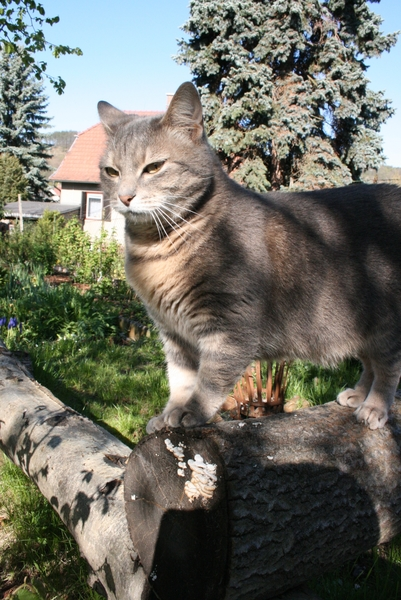
%> input picture images/cat00.jpg, 401 x 600 px
$ octave rgb_histogram_euqalization.m   (GNU Octave 9; MATLAB toolbox functions it lacks are replaced by stand-ins)
%> lines starting %> are read from the running program, lines starting %| are printed output that depends on the picture
%% Histogram equalization for color image.
close all
clear all
clc

%I = imread('autumn.tif');
I = imread('../images/cat00.jpg');
%> I is the input picture: size 600x401x3 uint8; mean R, G, B 110.6, 110.6, 99.9
Ihsv = rgb2hsv(I);
%> Ihsv: size 600x401x3 double; mean H, S, V 0.238, 0.241, 0.467
V = adapthisteq(Ihsv(:,:,3));
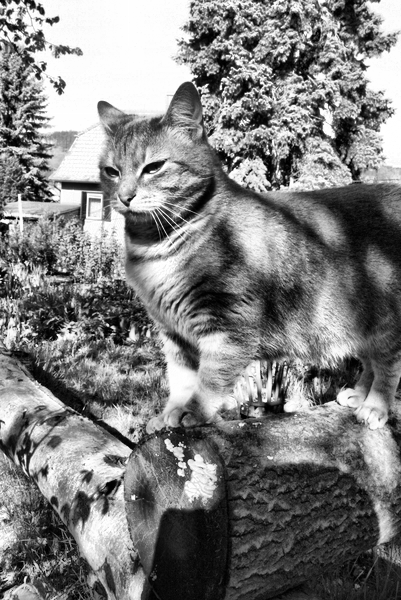
%> V: size 600x401 double; min 0, max 1, mean 0.499
Ihsv(:,:,3) = V;
%> Ihsv: size 600x401x3 double; mean H, S, V 0.238, 0.241, 0.499
Iout = hsv2rgb(Ihsv);
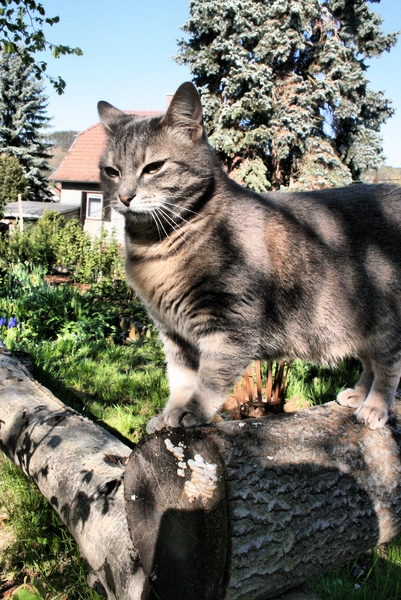
%> Iout: size 600x401x3 double; mean R, G, B 0.463, 0.464, 0.417
figure,
subplot(1,3,1); imshow(I);
subplot(1,3,2); imshow(Ihsv(:,:,3));
subplot(1,3,3); imshow(V);
figure,
subplot(1,2,1);imshow(I);
subplot(1,2,2);imshow(Iout);

$ run again, with images/head1.jpg copied over images/cat00.jpg
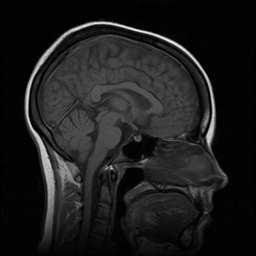
%> input picture images/head1.jpg, 256 x 256 px
%> I is the input picture: size 256x256x3 uint8; min 0, max 252, mean 29.1
%> `V = adapthisteq(Ihsv(:,:,3));`:
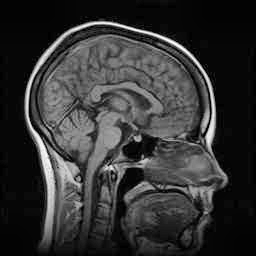
%> V: size 256x256 double; min 0, max 1, mean 0.206
